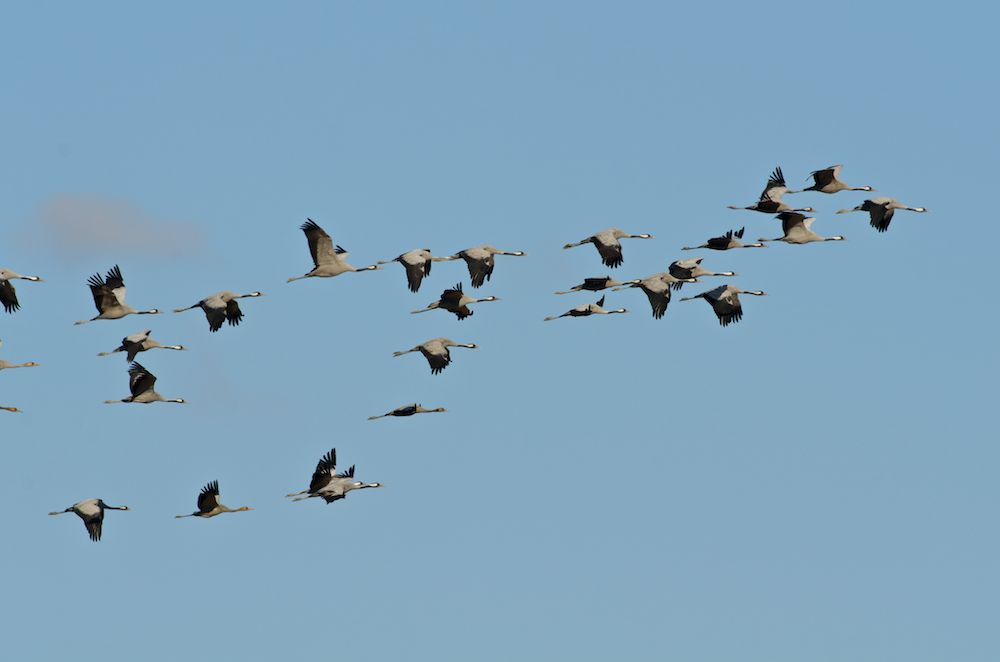
%> input picture Image Processing With Matlab/0009-Image-Segmentation/_images/birds.jpg, 1000 x 662 px
$ octave exm_001_thresholding.m   (GNU Octave 9; MATLAB toolbox functions it lacks are replaced by stand-ins)
%> lines starting %> are read from the running program, lines starting %| are printed output that depends on the picture; in (x1, y1, x2, y2) boxes, pixels count from 0 and x2, y2 are one past the last pixel; in counts of white or black regions, pixels touching at a corner belong together; the program's own positions count from 1
im = rgb2gray(imread('_images/birds.jpg'));
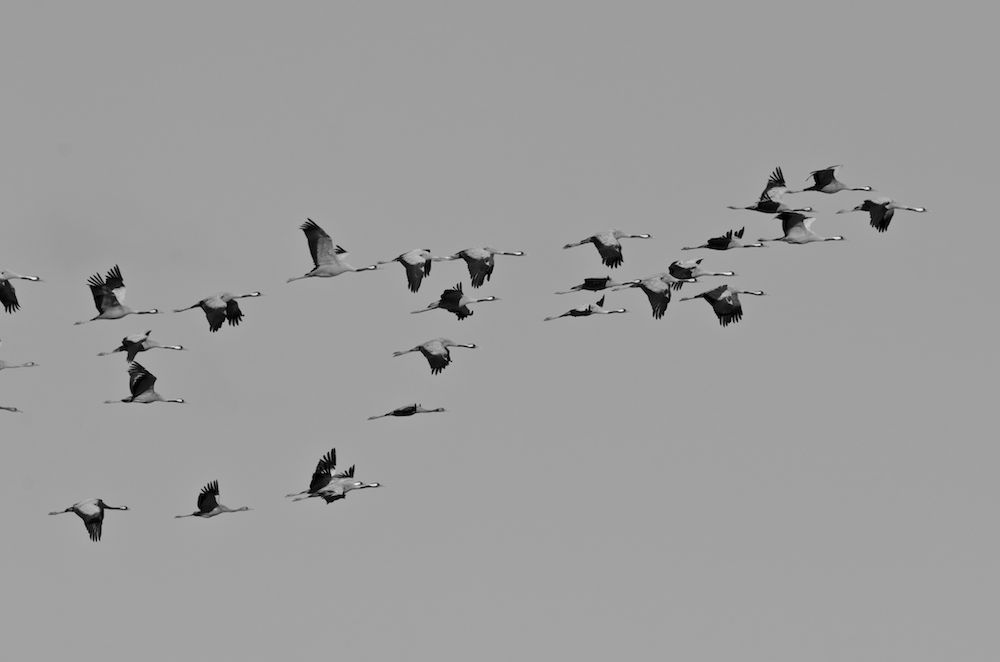
%> im: size 662x1000 uint8; min 0, max 253, mean 156.6

%% Single Thresholding
figure,
subplot(1, 2, 1), imshow(im);
subplot(1, 2, 2), imshow(im < 50);
%> after `imshow(im < 50)`:
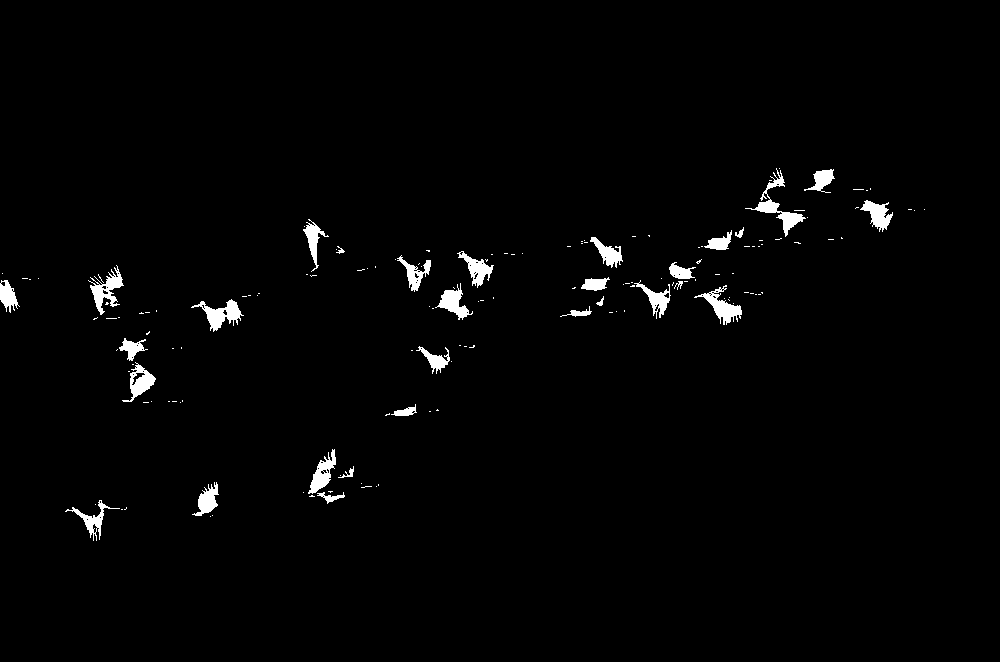
%> displayed picture: size 662x1000 logical; 1.6% white; 154 white regions (124 under 20 px), largest, box (x1, y1, x2, y2) and area: (745, 168, 806, 237) 753, (191, 299, 244, 332) 659, (88, 265, 124, 315) 635

%% Double Thresholding
figure,
subplot(1, 2, 1), imshow(im);
subplot(1, 2, 2), imshow(im < 50 & im > 25);
%> after `imshow(im < 50 & im > 25)`:
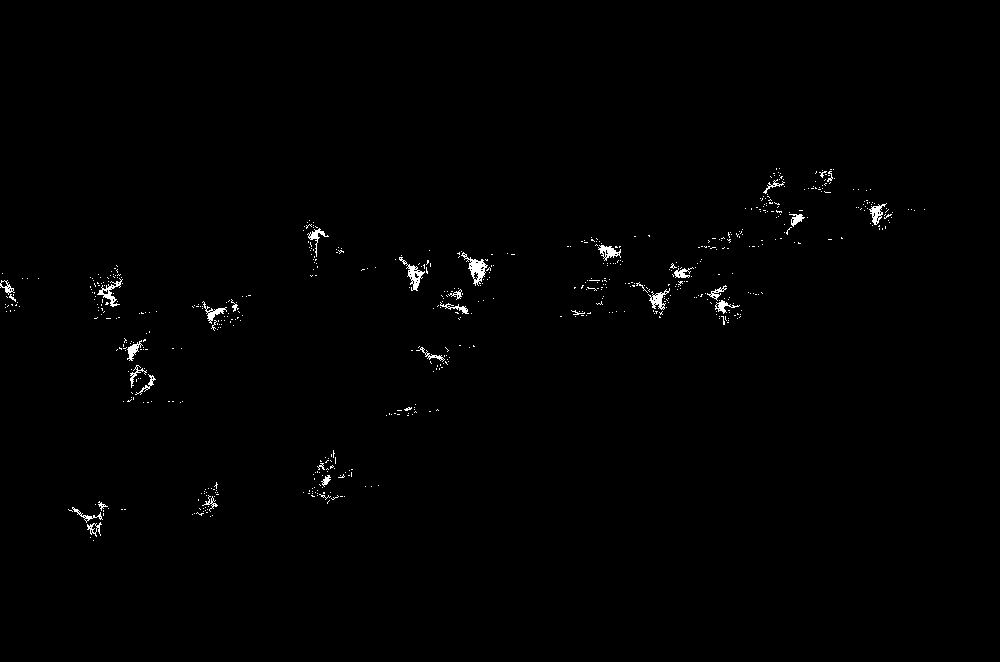
%> displayed picture: size 662x1000 logical; 0.68% white in thin lines or dots, all inside (x1, y1, x2, y2) = (0, 168, 925, 541)

%% Threshold Value
im1 = im2bw(im, 0.25);
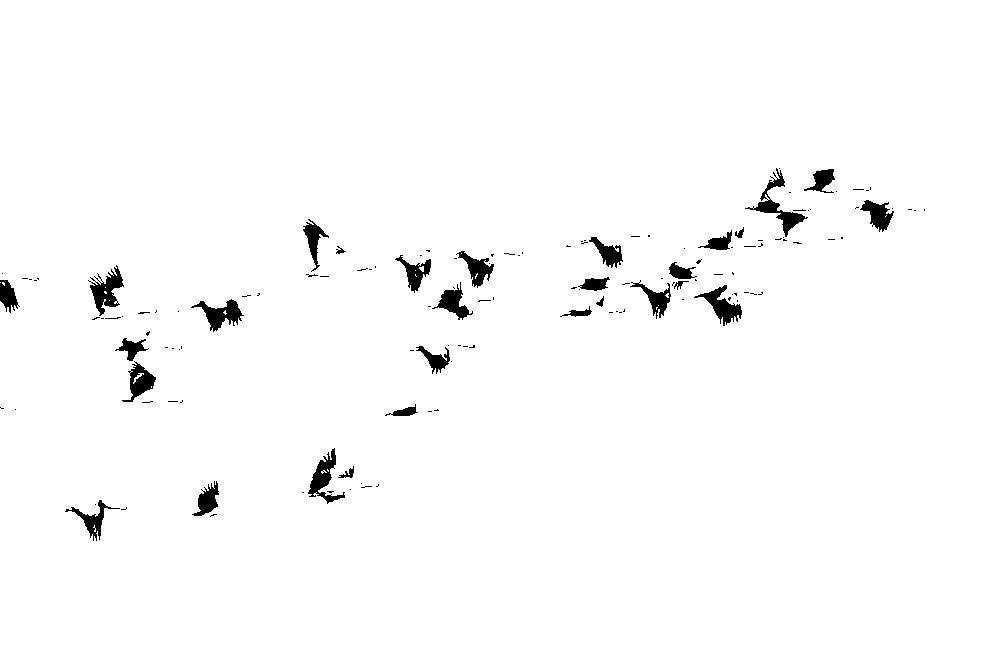
%> im1: size 662x1000 logical; 98.2% white; 139 black regions (110 under 20 px), largest, box (x1, y1, x2, y2) and area: (745, 168, 808, 237) 826, (88, 265, 124, 316) 764, (308, 448, 345, 504) 716
im2 = im2bw(im, 0.45);
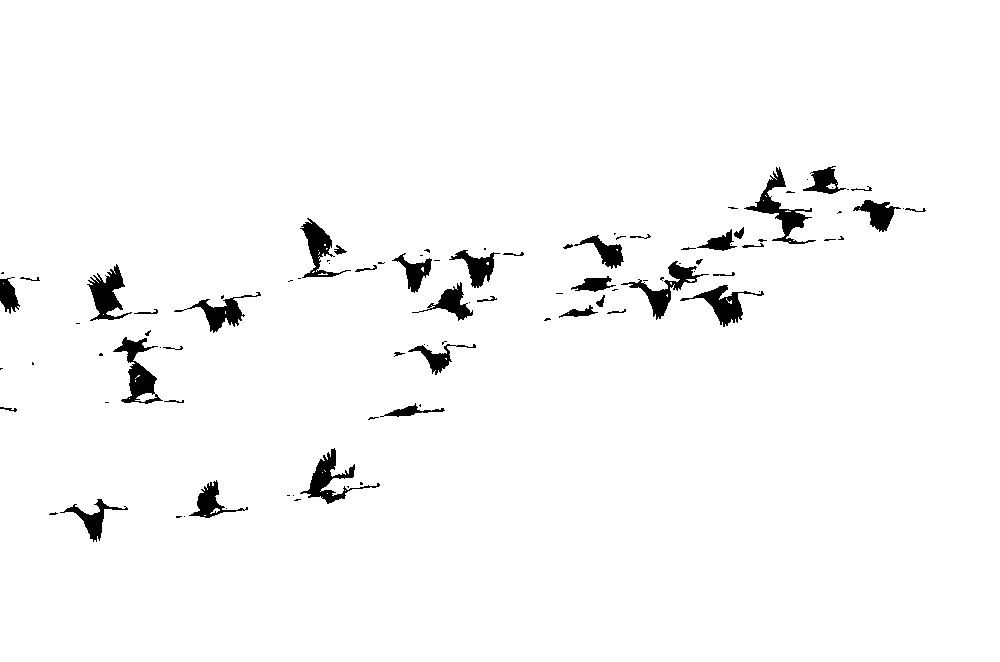
%> im2: size 662x1000 logical; 97.4% white; 97 black regions (54 under 20 px), largest, box (x1, y1, x2, y2) and area: (744, 167, 816, 244) 1267, (113, 337, 163, 404) 1220, (87, 264, 132, 321) 1120

figure,
subplot(1, 2, 1), imshow(im1);
subplot(1, 2, 2), imshow(im2);
